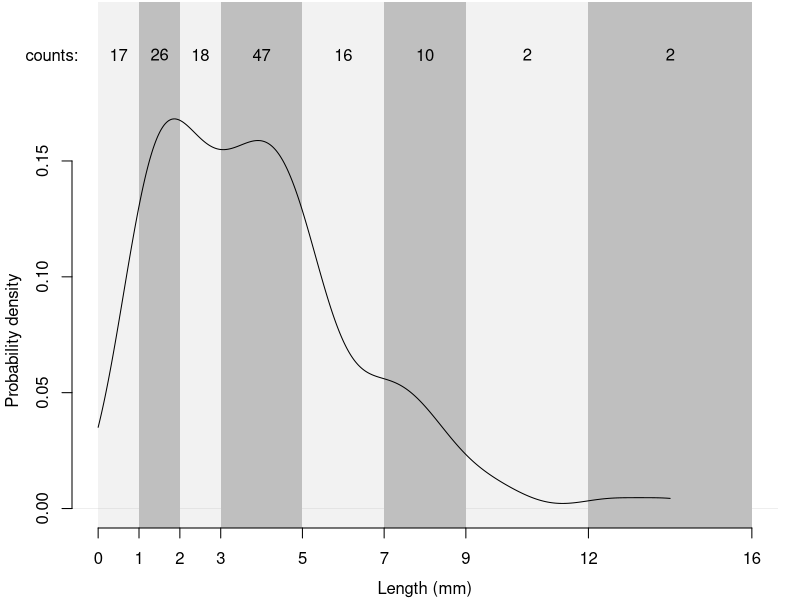

Source code (R):
setwd('~/Dropbox/hawaiiDimensions/metabarcoding')

## data from edward's sorting 9/28/16
x <- c(3.5, 5.5, 14, 2.5, 9, 12.5, 4.5, 6, 1, 3.5, 7, 2, 4.5, 4.5, 2.5, 
       3.5, 6, 1.5, 1, 1.5, 4, 6.5, 1, 4, 2.5, 7, 10, 4.5, 6, 1, 4.5, 7, 
       2, 4, 4.5, 3.5, 3.5, 5, 1, 1.5, 3, 5, 1, 2, 6.5, 3.5, 5, 1, 2.5, 
       7.5, 2, 4, 4, 1, 1.5, 4.5, 5, 1, 2.5, 5, 3, 8, 1.5, 5, 2, 4.5, 3.5, 
       1, 1.5, 4.5, 8, 1, 3.5, 8, 4.5, 7, 3, 5, 2, 4, 1.5, 3, 8, 1, 2.5, 
       5.5, 2, 5, 3, 7, 1.5, 3.5, 2, 2.5, 8.5, 1, 4, 7.5, 3.5, 5, 3, 5.5, 
       2, 3.5, 2, 4, 8.5, 1, 1.5, 7, 4, 5.5, 3, 5, 2, 2, 4, 5, 1, 1.5, 3, 
       5, 2.5, 1.5, 2, 4.5, 9.5, 1, 4, 3.5, 6, 4.5, 2, 1.5, 3, 7.5, 1, 2.5)

## proposed size classes
cuts <- c(0, cumsum(round(1.2^(0:7))))

den <- density(x, from = 0, to = max(x))

pdf('fig_sizeClass.pdf', width = 6, height = 4)
par(mar = c(3.5, 3.5, 0, 1) + 0.1, mgp = c(2.5, 1, 0))

plot(den, xlim = range(cuts, x), ylim = c(0, max(1.25*den$y)), 
     panel.first = {
         for(i in 1:(length(cuts) - 1)) {
             rect(xleft = cuts[i], xright = cuts[i+1], 
                  ybottom = par('usr')[3], ytop = par('usr')[4],
                  col = c('gray75', 'gray95')[i %% 2 + 1], border = NA)
         }
     }, 
     axes = FALSE, xlab = 'Length (mm)', ylab = '', main = '')

axis(1, at = cuts, labels = as.character(cuts))
axis(2, at = pretty(0.85*den$y))
mtext('Probability density', side = 2, line = 2.5, at = mean(range(0.85*den$y)))
axis(2, at = par('usr')[4] - 0.1*diff(par('usr')[3:4]), labels = 'counts:', tick = FALSE, las = 2, hadj = 0.5)

text((cuts[-1] + cuts[-length(cuts)]) / 2, rep(par('usr')[4] - 0.1*diff(par('usr')[3:4]), length(cuts) - 1),
     labels = hist(x, breaks = cuts, plot = FALSE)$count)

dev.off()
